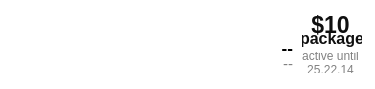
  <widget class="QFrame" name="frameLogo">
   <property name="geometry">
    <rect>
     <x>0</x>
     <y>22</y>
     <width>375</width>
     <height>89</height>
    </rect>
   </property>
   <property name="palette">
    <palette>
     <active>
      <colorrole role="Button">
       <brush brushstyle="SolidPattern">
        <color alpha="255">
         <red>255</red>
         <green>255</green>
         <blue>255</blue>
        </color>
       </brush>
      </colorrole>
      <colorrole role="Base">
       <brush brushstyle="SolidPattern">
        <color alpha="255">
         <red>255</red>
         <green>255</green>
         <blue>255</blue>
        </color>
       </brush>
      </colorrole>
      <colorrole role="Window">
       <brush brushstyle="SolidPattern">
        <color alpha="255">
         <red>255</red>
         <green>255</green>
         <blue>255</blue>
        </color>
       </brush>
      </colorrole>
     </active>
     <inactive>
      <colorrole role="Button">
       <brush brushstyle="SolidPattern">
        <color alpha="255">
         <red>255</red>
         <green>255</green>
         <blue>255</blue>
        </color>
       </brush>
      </colorrole>
      <colorrole role="Base">
       <brush brushstyle="SolidPattern">
        <color alpha="255">
         <red>255</red>
         <green>255</green>
         <blue>255</blue>
        </color>
       </brush>
      </colorrole>
      <colorrole role="Window">
       <brush brushstyle="SolidPattern">
        <color alpha="255">
         <red>255</red>
         <green>255</green>
         <blue>255</blue>
        </color>
       </brush>
      </colorrole>
     </inactive>
     <disabled>
      <colorrole role="Button">
       <brush brushstyle="SolidPattern">
        <color alpha="255">
         <red>255</red>
         <green>255</green>
         <blue>255</blue>
        </color>
       </brush>
      </colorrole>
      <colorrole role="Base">
       <brush brushstyle="SolidPattern">
        <color alpha="255">
         <red>255</red>
         <green>255</green>
         <blue>255</blue>
        </color>
       </brush>
      </colorrole>
      <colorrole role="Window">
       <brush brushstyle="SolidPattern">
        <color alpha="255">
         <red>255</red>
         <green>255</green>
         <blue>255</blue>
        </color>
       </brush>
      </colorrole>
     </disabled>
    </palette>
   </property>
   <property name="autoFillBackground">
    <bool>false</bool>
   </property>
   <property name="styleSheet">
    <string notr="true">QFrame
{
	background-color: #ffffff;
	border: 0;
}</string>
   </property>
   <property name="frameShape">
    <enum>QFrame::StyledPanel</enum>
   </property>
   <property name="frameShadow">
    <enum>QFrame::Raised</enum>
   </property>
   <widget class="QGraphicsView" name="gvLogoRound">
    <property name="geometry">
     <rect>
      <x>13</x>
      <y>16</y>
      <width>57</width>
      <height>57</height>
     </rect>
    </property>
    <property name="focusPolicy">
     <enum>Qt::NoFocus</enum>
    </property>
    <property name="styleSheet">
     <string notr="true">QGraphicsView
{
	border-image: url(:/imgs/logo2.png);
}</string>
    </property>
    <property name="interactive">
     <bool>false</bool>
    </property>
   </widget>
   <widget class="QLabel" name="L_Until">
    <property name="enabled">
     <bool>false</bool>
    </property>
    <property name="geometry">
     <rect>
      <x>300</x>
      <y>52</y>
      <width>61</width>
      <height>21</height>
     </rect>
    </property>
    <property name="font">
     <font>
      <pointsize>9</pointsize>
     </font>
    </property>
    <property name="styleSheet">
     <string notr="true">QLabel
{
color: #818181;
padding: 0;
margin: 0;
background: transparent;
}</string>
    </property>
    <property name="text">
     <string>active until
25.22.14</string>
    </property>
    <property name="alignment">
     <set>Qt::AlignCenter</set>
    </property>
   </widget>
   <widget class="QLabel" name="L_ConnectStatus">
    <property name="geometry">
     <rect>
      <x>170</x>
      <y>20</y>
      <width>124</width>
      <height>16</height>
     </rect>
    </property>
    <property name="styleSheet">
     <string notr="true">QLabel
{
	border:0px;
	color: #ffffff;
	border-image: url(:/imgs/connect-status-red.png);
}</string>
    </property>
    <property name="text">
     <string/>
    </property>
    <property name="alignment">
     <set>Qt::AlignRight|Qt::AlignTrailing|Qt::AlignVCenter</set>
    </property>
   </widget>
   <widget class="QLabel" name="L_Login">
    <property name="geometry">
     <rect>
      <x>98</x>
      <y>40</y>
      <width>195</width>
      <height>16</height>
     </rect>
    </property>
    <property name="font">
     <font>
      <family>Helvetica Neue</family>
      <pointsize>13</pointsize>
      <weight>75</weight>
      <bold>true</bold>
     </font>
    </property>
    <property name="styleSheet">
     <string notr="true">QLabel
{
background: transparent;
}</string>
    </property>
    <property name="text">
     <string>--</string>
    </property>
    <property name="alignment">
     <set>Qt::AlignRight|Qt::AlignTrailing|Qt::AlignVCenter</set>
    </property>
   </widget>
   <widget class="QLabel" name="L_Email">
    <property name="enabled">
     <bool>false</bool>
    </property>
    <property name="geometry">
     <rect>
      <x>80</x>
      <y>56</y>
      <width>213</width>
      <height>16</height>
     </rect>
    </property>
    <property name="font">
     <font>
      <family>Helvetica Neue</family>
      <pointsize>11</pointsize>
      <weight>50</weight>
      <bold>false</bold>
     </font>
    </property>
    <property name="styleSheet">
     <string notr="true">QLabel
{
	border:0px;
	color: #818181;
background: transparent;
}</string>
    </property>
    <property name="text">
     <string>--</string>
    </property>
    <property name="alignment">
     <set>Qt::AlignRight|Qt::AlignTrailing|Qt::AlignVCenter</set>
    </property>
   </widget>
   <widget class="QGraphicsView" name="gv_Ballance">
    <property name="geometry">
     <rect>
      <x>300</x>
      <y>12</y>
      <width>63</width>
      <height>63</height>
     </rect>
    </property>
    <property name="focusPolicy">
     <enum>Qt::NoFocus</enum>
    </property>
    <property name="styleSheet">
     <string notr="true">QGraphicsView
{
	border-image: url(:/imgs/ballance.png);
}</string>
    </property>
    <property name="interactive">
     <bool>false</bool>
    </property>
   </widget>
   <widget class="QLabel" name="L_Package">
    <property name="geometry">
     <rect>
      <x>302</x>
      <y>28</y>
      <width>60</width>
      <height>20</height>
     </rect>
    </property>
    <property name="font">
     <font>
      <family>Helvetica Neue</family>
      <pointsize>12</pointsize>
      <weight>75</weight>
      <bold>true</bold>
     </font>
    </property>
    <property name="styleSheet">
     <string notr="true">QLabel
{
background: transparent;
color: #0f0f0f;
}</string>
    </property>
    <property name="text">
     <string>package</string>
    </property>
    <property name="alignment">
     <set>Qt::AlignCenter</set>
    </property>
   </widget>
   <widget class="QLabel" name="L_Amount">
    <property name="enabled">
     <bool>false</bool>
    </property>
    <property name="geometry">
     <rect>
      <x>300</x>
      <y>15</y>
      <width>61</width>
      <height>20</height>
     </rect>
    </property>
    <property name="font">
     <font>
      <family>Helvetica Neue</family>
      <pointsize>17</pointsize>
      <weight>75</weight>
      <bold>true</bold>
     </font>
    </property>
    <property name="styleSheet">
     <string notr="true">QLabel
{
background: transparent;
color: #0f0f0f;
}</string>
    </property>
    <property name="text">
     <string>$10</string>
    </property>
    <property name="alignment">
     <set>Qt::AlignCenter</set>
    </property>
   </widget>
   <widget class="QPushButton" name="b_Package">
    <property name="geometry">
     <rect>
      <x>300</x>
      <y>12</y>
      <width>63</width>
      <height>63</height>
     </rect>
    </property>
    <property name="cursor">
     <cursorShape>PointingHandCursor</cursorShape>
    </property>
    <property name="focusPolicy">
     <enum>Qt::NoFocus</enum>
    </property>
    <property name="styleSheet">
     <string notr="true">QPushButton
{
	border:0px;
	color: #ffffff;
	border-image: url(:/imgs/cb-empty.png);
}</string>
    </property>
    <property name="text">
     <string/>
    </property>
   </widget>
   <zorder>gv_Ballance</zorder>
   <zorder>gvLogoRound</zorder>
   <zorder>L_Until</zorder>
   <zorder>L_ConnectStatus</zorder>
   <zorder>L_Login</zorder>
   <zorder>L_Email</zorder>
   <zorder>L_Package</zorder>
   <zorder>L_Amount</zorder>
   <zorder>b_Package</zorder>
  </widget>
